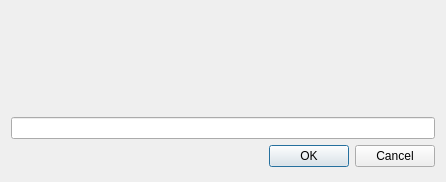
<?xml version="1.0" encoding="UTF-8"?>
<ui version="4.0">
 <class>ICInputDialog</class>
 <widget class="QDialog" name="ICInputDialog">
  <property name="geometry">
   <rect>
    <x>0</x>
    <y>0</y>
    <width>446</width>
    <height>182</height>
   </rect>
  </property>
  <property name="windowTitle">
   <string>Dialog</string>
  </property>
  <layout class="QVBoxLayout" name="verticalLayout">
   <item>
    <widget class="QLabel" name="tipLabel">
     <property name="minimumSize">
      <size>
       <width>0</width>
       <height>100</height>
      </size>
     </property>
     <property name="text">
      <string/>
     </property>
     <property name="wordWrap">
      <bool>true</bool>
     </property>
    </widget>
   </item>
   <item>
    <widget class="ICLineEditWithVirtualKeyboard" name="lineEdit"/>
   </item>
   <item>
    <widget class="QDialogButtonBox" name="buttonBox">
     <property name="orientation">
      <enum>Qt::Horizontal</enum>
     </property>
     <property name="standardButtons">
      <set>QDialogButtonBox::Cancel|QDialogButtonBox::Ok</set>
     </property>
    </widget>
   </item>
   <item>
    <spacer name="verticalSpacer">
     <property name="orientation">
      <enum>Qt::Vertical</enum>
     </property>
     <property name="sizeHint" stdset="0">
      <size>
       <width>20</width>
       <height>40</height>
      </size>
     </property>
    </spacer>
   </item>
  </layout>
 </widget>
 <customwidgets>
  <customwidget>
   <class>ICLineEditWithVirtualKeyboard</class>
   <extends>QLineEdit</extends>
   <header>iclineeditwithvirtualkeyboard.h</header>
  </customwidget>
 </customwidgets>
 <resources/>
 <connections>
  <connection>
   <sender>buttonBox</sender>
   <signal>accepted()</signal>
   <receiver>ICInputDialog</receiver>
   <slot>accept()</slot>
   <hints>
    <hint type="sourcelabel">
     <x>257</x>
     <y>80</y>
    </hint>
    <hint type="destinationlabel">
     <x>157</x>
     <y>274</y>
    </hint>
   </hints>
  </connection>
  <connection>
   <sender>buttonBox</sender>
   <signal>rejected()</signal>
   <receiver>ICInputDialog</receiver>
   <slot>reject()</slot>
   <hints>
    <hint type="sourcelabel">
     <x>325</x>
     <y>80</y>
    </hint>
    <hint type="destinationlabel">
     <x>286</x>
     <y>274</y>
    </hint>
   </hints>
  </connection>
 </connections>
</ui>
